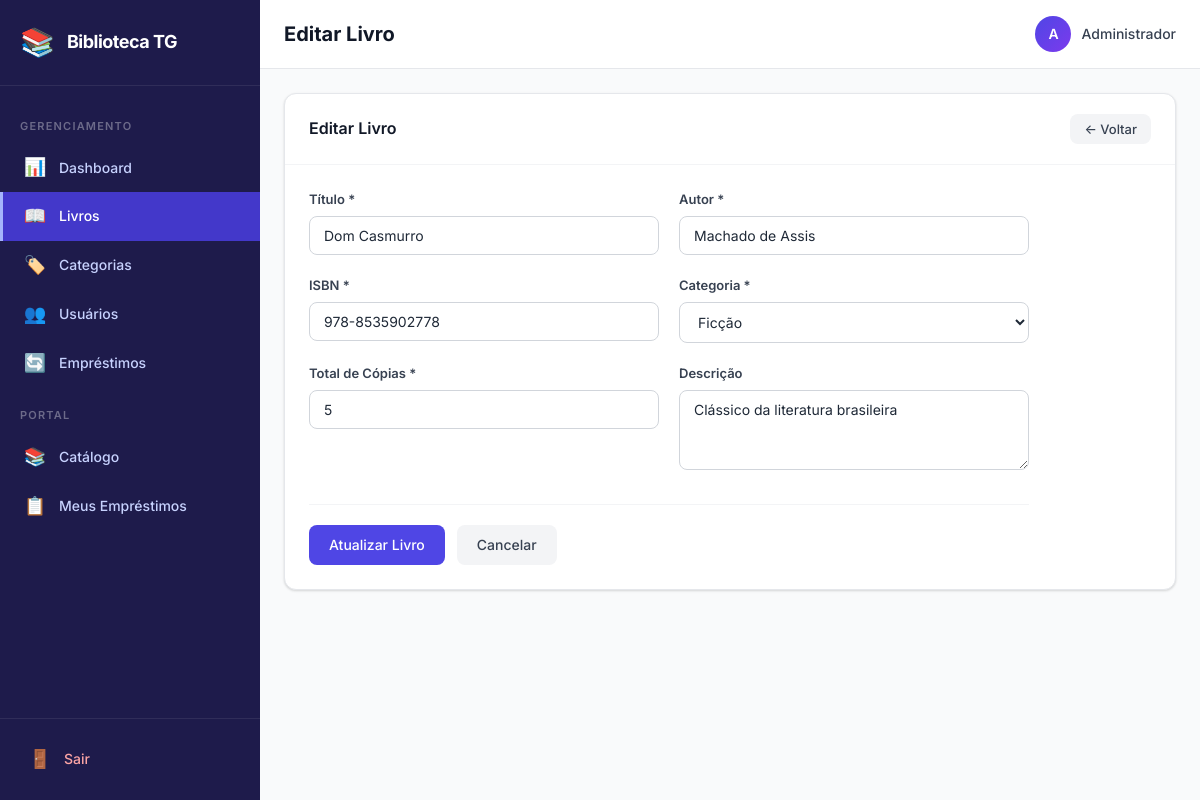
/books/edit/1 (signed in), run on the app's committed database.
### tables this page shows
CREATE TABLE IF NOT EXISTS books (
    id INT AUTO_INCREMENT PRIMARY KEY,
    title VARCHAR(255) NOT NULL,
    author VARCHAR(255) NOT NULL,
    isbn VARCHAR(20) NOT NULL UNIQUE,
    category_id INT NOT NULL,
    total_copies INT NOT NULL DEFAULT 1,
    available_copies INT NOT NULL DEFAULT 1,
    description TEXT NULL,
    created_at TIMESTAMP DEFAULT CURRENT_TIMESTAMP,
    updated_at TIMESTAMP DEFAULT CURRENT_TIMESTAMP ON UPDATE CURRENT_TIMESTAMP,
    FOREIGN KEY (category_id) REFERENCES categories(id) ON DELETE RESTRICT
);

CREATE TABLE IF NOT EXISTS categories (
    id INT AUTO_INCREMENT PRIMARY KEY,
    name VARCHAR(100) NOT NULL UNIQUE,
    description TEXT NULL,
    created_at TIMESTAMP DEFAULT CURRENT_TIMESTAMP,
    updated_at TIMESTAMP DEFAULT CURRENT_TIMESTAMP ON UPDATE CURRENT_TIMESTAMP
);

### app/Core/Controller.php (called while the page is built, shortened)
<?php
class Controller
{
    protected function view(string $viewPath, array $data = []): void
    {
        extract($data);
        $viewFile = __DIR__ . '/../../views/' . $viewPath . '.php';
        require_once $viewFile;
    }
}

### app/Controllers/BookController.php (called while the page is built, shortened)
<?php
class BookController extends Controller
{
    private Book $bookModel;
    private Category $categoryModel;
    public function __construct()
    {
        $this->bookModel = new Book();
        $this->categoryModel = new Category();
    }
    public function edit(int $id): void
    {
        $book = $this->bookModel->findById($id);
        $data = [
            'title'      => 'Editar Livro',
            'book'       => $book,
            'categories' => $this->categoryModel->getAll(),
        ];
        $this->view('admin/books/edit', $data);
    }
}

### app/Core/App.php (called while the page is built, shortened)
<?php
class App
{
    private Router $router;
    public function __construct()
    {
        require_once __DIR__ . '/Database.php';
        require_once __DIR__ . '/Controller.php';
        require_once __DIR__ . '/Router.php';
        require_once __DIR__ . '/../Models/Book.php';
        require_once __DIR__ . '/../Models/Category.php';
        $this->router = new Router();
    }
    private function registerRoutes(): void
    {
        $this->router->get('login', 'AuthController', 'loginForm');
        $this->router->post('login', 'AuthController', 'login');
        $this->router->get('logout', 'AuthController', 'logout');
        $this->router->get('dashboard', 'DashboardController', 'index');
        $this->router->get('books', 'BookController', 'index');
        $this->router->get('books/create', 'BookController', 'create');
        $this->router->post('books/store', 'BookController', 'store');
        $this->router->get('books/edit/{id}', 'BookController', 'edit');
        $this->router->post('books/update/{id}', 'BookController', 'update');
        $this->router->get('books/delete/{id}', 'BookController', 'delete');
        $this->router->get('categories', 'CategoryController', 'index');
        $this->router->get('categories/create', 'CategoryController', 'create');
        $this->router->post('categories/store', 'CategoryController', 'store');
        $this->router->get('categories/edit/{id}', 'CategoryController', 'edit');
        $this->router->post('categories/update/{id}', 'CategoryController', 'update');
        $this->router->get('categories/delete/{id}', 'CategoryController', 'delete');
        $this->router->get('users', 'UserController', 'index');
        $this->router->get('users/create', 'UserController', 'create');
        $this->router->post('users/store', 'UserController', 'store');
        $this->router->get('users/edit/{id}', 'UserController', 'edit');
        $this->router->post('users/update/{id}', 'UserController', 'update');
        $this->router->get('users/delete/{id}', 'UserController', 'delete');
        $this->router->get('loans', 'LoanController', 'index');
        $this->router->get('loans/create', 'LoanController', 'create');
        $this->router->post('loans/store', 'LoanController', 'store');
        $this->router->get('loans/return/{id}', 'LoanController', 'returnLoan');
        $this->router->get('loans/calculate-date', 'LoanController', 'calculateDate');
        $this->router->get('catalog', 'DashboardController', 'catalog');
        $this->router->get('my-loans', 'LoanController', 'myLoans');
    }
    public function run(): void
    {
        $url = $_GET['url'] ?? 'login';
        $httpMethod = $_SERVER['REQUEST_METHOD'];
        $this->router->dispatch($url, $httpMethod);
    }
}

### public/index.php (called while the page is built)
<?php
require_once __DIR__ . '/../app/Core/App.php';
$app = new App();
$app->run();

### app/Core/Database.php (called while the page is built, shortened)
<?php
class Database
{
    private static ?Database $instance = null;
    private PDO $pdo;
    private ?PDOStatement $stmt = null;
    private function __construct()
    {
        $dsn = 'mysql:host=' . DB_HOST . ';dbname=' . DB_NAME . ';charset=utf8mb4';
        $options = [
            PDO::ATTR_ERRMODE            => PDO::ERRMODE_EXCEPTION,
            PDO::ATTR_DEFAULT_FETCH_MODE => PDO::FETCH_OBJ,
            PDO::ATTR_EMULATE_PREPARES   => false,
        ];
        try {
            $this->pdo = new PDO($dsn, DB_USER, DB_PASS, $options);
        } catch (PDOException $e) {
            die('Database connection failed: ' . $e->getMessage());
        }
    }
    public static function getInstance(): Database
    {
        if (self::$instance === null) {
            self::$instance = new self();
        }
        return self::$instance;
    }
    public function query(string $sql): self
    {
        $this->stmt = $this->pdo->prepare($sql);
        return $this;
    }
    public function bind(string $param, mixed $value, ?int $type = null): self
    {
        if ($type === null) {
            $type = match (true) {
                is_int($value)  => PDO::PARAM_INT,
                is_bool($value) => PDO::PARAM_BOOL,
                is_null($value) => PDO::PARAM_NULL,
                default         => PDO::PARAM_STR,
            };
        }
        $this->stmt->bindValue($param, $value, $type);
        return $this;
    }
    public function execute(): bool
    {
        return $this->stmt->execute();
    }
    public function resultSet(): array
    {
        $this->execute();
        return $this->stmt->fetchAll();
    }
    public function single(): mixed
    {
        $this->execute();
        return $this->stmt->fetch();
    }
}

### app/Models/Book.php (called while the page is built, shortened)
<?php
class Book
{
    private Database $db;
    public function __construct()
    {
        $this->db = Database::getInstance();
    }
    public function findById(int $id): mixed
    {
        $this->db->query('
            SELECT b.*, c.name as category_name
            FROM books b
            LEFT JOIN categories c ON b.category_id = c.id
            WHERE b.id = :id
        ');
        $this->db->bind(':id', $id);
        return $this->db->single();
    }
}

### app/Models/Category.php (called while the page is built, shortened)
<?php
class Category
{
    private Database $db;
    public function __construct()
    {
        $this->db = Database::getInstance();
    }
    public function getAll(): array
    {
        $this->db->query('SELECT * FROM categories ORDER BY name ASC');
        return $this->db->resultSet();
    }
}

### views/admin/books/edit.php (the view, shortened to what this page needs)
<?php require_once __DIR__ . '/../../../views/layout/header.php'; ?>
<div class="card">
    <div class="card-header">
        <h2>Editar Livro</h2>
        <a href="<?= BASE_URL ?>/books" class="btn btn-secondary btn-sm">← Voltar</a>
    </div>
    <div class="card-body">
        <form action="<?= BASE_URL ?>/books/update/<?= $book->id ?>" method="POST" class="form" id="bookForm">
            <div class="form-row">
                <div class="form-group">
                    <label for="title">Título *</label>
                    <input type="text" id="title" name="title" required value="<?= htmlspecialchars($book->title) ?>">
                </div>
                <div class="form-group">
                    <label for="author">Autor *</label>
                    <input type="text" id="author" name="author" required value="<?= htmlspecialchars($book->author) ?>">
                </div>
            </div>
            <div class="form-row">
                <div class="form-group">
                    <label for="isbn">ISBN *</label>
                    <input type="text" id="isbn" name="isbn" required value="<?= htmlspecialchars($book->isbn) ?>">
                </div>
                <div class="form-group">
                    <label for="category_id">Categoria *</label>
                    <select id="category_id" name="category_id" required>
                        <?php foreach ($categories as $cat): ?>
                            <option value="<?= $cat->id ?>" <?= $cat->id == $book->category_id ? 'selected' : '' ?>>
                                <?= htmlspecialchars($cat->name) ?>
                            </option>
                        <?php endforeach; ?>
                    </select>
                </div>
            </div>
            <div class="form-row">
                <div class="form-group">
                    <label for="total_copies">Total de Cópias *</label>
                    <input type="number" id="total_copies" name="total_copies" min="1" value="<?= $book->total_copies ?>" required>
                </div>
                <div class="form-group">
                    <label for="description">Descrição</label>
                    <textarea id="description" name="description" rows="3"><?= htmlspecialchars($book->description ?? '') ?></textarea>
                </div>
            </div>
            <div class="form-actions">
                <button type="submit" class="btn btn-primary">Atualizar Livro</button>
                <a href="<?= BASE_URL ?>/books" class="btn btn-secondary">Cancelar</a>
            </div>
        </form>
    </div>
</div>
<?php require_once __DIR__ . '/../../../views/layout/footer.php'; ?>

### app/Core/Router.php (shortened to what this page needs)
<?php
class Router
{
    private array $routes = [];
    private function addRoute(string $httpMethod, string $path, string $controller, string $method): void
    {
        $pattern = preg_replace('/\{([a-zA-Z_]+)\}/', '(?P<$1>[0-9]+)', $path);
        $pattern = '#^' . $pattern . '$#';
        $this->routes[] = [
            'httpMethod' => $httpMethod,
            'pattern'    => $pattern,
            'controller' => $controller,
            'method'     => $method,
        ];
    }
    public function dispatch(string $url, string $httpMethod): void
    {
        $url = $this->sanitizeUrl($url);
        foreach ($this->routes as $route) {
            if ($route['httpMethod'] !== $httpMethod) {
                continue;
            }
            if (preg_match($route['pattern'], $url, $matches)) {
                $methodName     = $route['method'];
                $params = array_filter($matches, 'is_string', ARRAY_FILTER_USE_KEY);
                $controllerInstance = new $controllerName();
                call_user_func_array([$controllerInstance, $methodName], array_values($params));
                return;
            }
        }
    }
    private function sanitizeUrl(string $url): string
    {
        $url = trim($url, '/');
        $url = filter_var($url, FILTER_SANITIZE_URL);
        return $url;
    }
}

### public/css/style.css (style rules this page uses)
:root { --primary: #4f46e5; --primary-hover: #4338ca; --primary-light: #eef2ff; --primary-rgb: 79, 70, 229; --success: #059669; --success-light: #ecfdf5; --warning: #d97706; --warning-light: #fffbeb; --danger: #dc2626; --danger-light: #fef2f2; --info: #0891b2; --info-light: #ecfeff; --secondary: #6b7280; --gray-50: #f9fafb; --gray-100: #f3f4f6; --gray-200: #e5e7eb; --gray-300: #d1d5db; --gray-400: #9ca3af; --gray-500: #6b7280; --gray-600: #4b5563; --gray-700: #374151; --gray-800: #1f2937; --gray-900: #111827; --sidebar-bg: #1e1b4b; --sidebar-hover: #312e81; --sidebar-active: #4338ca; --sidebar-text: #c7d2fe; --sidebar-width: 260px; --radius: 8px; --radius-lg: 12px; --shadow-sm: 0 1px 2px rgba(0,0,0,0.05); --shadow: 0 1px 3px rgba(0,0,0,0.1), 0 1px 2px rgba(0,0,0,0.06); --shadow-md: 0 4px 6px -1px rgba(0,0,0,0.1), 0 2px 4px -1px rgba(0,0,0,0.06); --shadow-lg: 0 10px 15px -3px rgba(0,0,0,0.1), 0 4px 6px -2px rgba(0,0,0,0.05); --transition: all 0.2s ease; }
*, *::before, *::after { box-sizing: border-box; margin: 0; padding: 0; }
body { font-family: 'Inter', -apple-system, BlinkMacSystemFont, sans-serif; font-size: 14px; line-height: 1.6; color: var(--gray-800); background: var(--gray-50); -webkit-font-smoothing: antialiased; }
a { text-decoration: none; color: var(--primary); }
.card { background: #fff; border-radius: var(--radius-lg); box-shadow: var(--shadow); border: 1px solid var(--gray-200); margin-bottom: 24px; overflow: hidden; }
.card-header { display: flex; align-items: center; justify-content: space-between; padding: 20px 24px; border-bottom: 1px solid var(--gray-100); }
.card-header h2 { font-size: 16px; font-weight: 600; color: var(--gray-900); }
.card-body { padding: 24px; }
.btn { display: inline-flex; align-items: center; justify-content: center; gap: 6px; padding: 10px 20px; font-size: 14px; font-weight: 500; font-family: inherit; border: none; border-radius: var(--radius); cursor: pointer; transition: var(--transition); white-space: nowrap; line-height: 1.4; }
.btn-primary { background: var(--primary); color: #fff; }
.btn-secondary { background: var(--gray-100); color: var(--gray-700); }
.btn-sm { padding: 6px 14px; font-size: 13px; }
.form { max-width: 720px; }
.form-row { display: grid; grid-template-columns: 1fr 1fr; gap: 20px; }
.form-group { margin-bottom: 20px; }
.form-group label { display: block; margin-bottom: 6px; font-size: 13px; font-weight: 600; color: var(--gray-700); }
.form-group input, .form-group select, .form-group textarea { width: 100%; padding: 10px 14px; font-size: 14px; font-family: inherit; border: 1px solid var(--gray-300); border-radius: var(--radius); background: #fff; color: var(--gray-800); transition: var(--transition); outline: none; }
.form-group input::placeholder, .form-group textarea::placeholder { color: var(--gray-400); }
.form-group textarea { resize: vertical; min-height: 80px; }
.form-actions { display: flex; gap: 12px; margin-top: 8px; padding-top: 20px; border-top: 1px solid var(--gray-100); }

### data on the page
books: title "Dom Casmurro", author "Machado de Assis", isbn "978-8535902778", category_id "Ficção", total_copies "5", description "Clássico da literatura brasileira"
